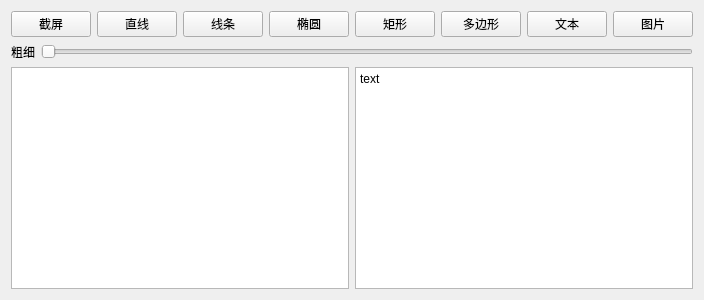
<?xml version="1.0" encoding="UTF-8"?>
<ui version="4.0">
 <class>Form</class>
 <widget class="QWidget" name="Form">
  <property name="geometry">
   <rect>
    <x>0</x>
    <y>0</y>
    <width>526</width>
    <height>300</height>
   </rect>
  </property>
  <property name="windowTitle">
   <string>Form</string>
  </property>
  <layout class="QVBoxLayout" name="verticalLayout">
   <item>
    <layout class="QHBoxLayout" name="horizontalLayout">
     <item>
      <widget class="QPushButton" name="jp_btn">
       <property name="text">
        <string>截屏</string>
       </property>
      </widget>
     </item>
     <item>
      <widget class="QPushButton" name="line_btn">
       <property name="text">
        <string>直线</string>
       </property>
      </widget>
     </item>
     <item>
      <widget class="QPushButton" name="sline_btn">
       <property name="text">
        <string>线条</string>
       </property>
      </widget>
     </item>
     <item>
      <widget class="QPushButton" name="ty_btn">
       <property name="text">
        <string>椭圆</string>
       </property>
      </widget>
     </item>
     <item>
      <widget class="QPushButton" name="rect_btn">
       <property name="text">
        <string>矩形</string>
       </property>
      </widget>
     </item>
     <item>
      <widget class="QPushButton" name="sjx_btn">
       <property name="text">
        <string>多边形</string>
       </property>
      </widget>
     </item>
     <item>
      <widget class="QPushButton" name="txt_btn">
       <property name="text">
        <string>文本</string>
       </property>
      </widget>
     </item>
     <item>
      <widget class="QPushButton" name="image_btn">
       <property name="text">
        <string>图片</string>
       </property>
      </widget>
     </item>
    </layout>
   </item>
   <item>
    <layout class="QHBoxLayout" name="horizontalLayout_2">
     <item>
      <widget class="QLabel" name="cx_lb">
       <property name="text">
        <string>粗细</string>
       </property>
       <property name="alignment">
        <set>Qt::AlignCenter</set>
       </property>
      </widget>
     </item>
     <item>
      <widget class="QSlider" name="cx_sld">
       <property name="orientation">
        <enum>Qt::Horizontal</enum>
       </property>
      </widget>
     </item>
    </layout>
   </item>
   <item>
    <layout class="QHBoxLayout" name="horizontalLayout_3">
     <item>
      <widget class="QGraphicsView" name="pic_grv"/>
     </item>
     <item>
      <widget class="QTextEdit" name="text_te">
       <property name="html">
        <string>&lt;!DOCTYPE HTML PUBLIC &quot;-//W3C//DTD HTML 4.0//EN&quot; &quot;http://www.w3.org/TR/REC-html40/strict.dtd&quot;&gt;
&lt;html&gt;&lt;head&gt;&lt;meta name=&quot;qrichtext&quot; content=&quot;1&quot; /&gt;&lt;style type=&quot;text/css&quot;&gt;
p, li { white-space: pre-wrap; }
&lt;/style&gt;&lt;/head&gt;&lt;body style=&quot; font-family:'SimSun'; font-size:9pt; font-weight:400; font-style:normal;&quot;&gt;
&lt;p style=&quot; margin-top:0px; margin-bottom:0px; margin-left:0px; margin-right:0px; -qt-block-indent:0; text-indent:0px;&quot;&gt;text&lt;/p&gt;&lt;/body&gt;&lt;/html&gt;</string>
       </property>
      </widget>
     </item>
    </layout>
   </item>
  </layout>
 </widget>
 <resources/>
 <connections/>
</ui>
